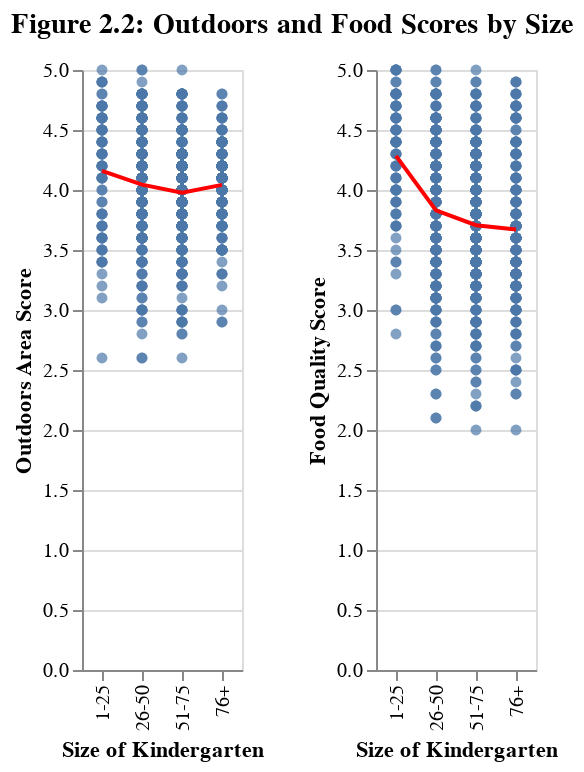

Notebook cell for this chart:
### Code cell
import altair as alt
import pandas as pd

# Assuming df is your DataFrame

# Calculate mean for each size
mean_outdoors_size = df.groupby('Size')['Outdoors_score'].mean().reset_index()
mean_food_size = df.groupby('Size')['Food_score'].mean().reset_index()

# Sort by size to ensure the line goes through the sizes in the correct order
mean_outdoors_size = mean_outdoors_size.sort_values('Size')
mean_food_size = mean_food_size.sort_values('Size')

# Outdoors chart with mean line across sizes
outdoors_size = alt.Chart(df).mark_circle().encode(
    x = alt.X("Size", title="Size of Kindergarten"),
    y = alt.Y("Outdoors_score", title='Outdoors Area Score')
).properties(
    #title='Outdoors Area Score by Size of Kindergarten'
) + alt.Chart(mean_outdoors_size).mark_line(color='red').encode(
    x='Size',
    y='Outdoors_score'
)

# Food chart with mean line across sizes
food_size = alt.Chart(df).mark_circle().encode(
    x = alt.X("Size", title="Size of Kindergarten"),
    y = alt.Y("Food_score", title='Food Quality Score')
).properties(
    #title='Food Quality Score by Size of Kindergarten'
) + alt.Chart(mean_food_size).mark_line(color='red').encode(
    x='Size',
    y='Food_score'
)

# Combine the charts with an overall title
size = alt.hconcat(outdoors_size, food_size).properties(
    title=alt.TitleParams(
        text='Figure 2.2: Outdoors and Food Scores by Size',
        anchor='start',
        fontSize=14,
        offset=10
    )
)

# Combine the charts
#size = outdoors_size | food_size

# Save the chart if needed
# chart.save('charts/chart_1.png')

size

### Figure 1 — Vega-Lite specification as saved in the notebook (floating-point values rounded to 4 significant figures; data arrays with more than 128 entries replaced by an {"elided": "..."} marker saying what was removed)
{"config": {"view": {"continuousWidth": 300, "continuousHeight": 300}}, "hconcat": [{"layer": [{"data": {"name": "data-6b7202e6e7e8b0ce1d46cb3207083d53"}, "mark": {"type": "circle"}, "encoding": {"x": {"field": "Size", "title": "Size of Kindergarten", "type": "nominal"}, "y": {"field": "Outdoors_score", "title": "Outdoors Area Score", "type": "quantitative"}}}, {"data": {"name": "data-8bf723352d951ded26ea0f34e16b7c22"}, "mark": {"type": "line", "color": "red"}, "encoding": {"x": {"field": "Size", "type": "nominal"}, "y": {"field": "Outdoors_score", "type": "quantitative"}}}]}, {"layer": [{"data": {"name": "data-6b7202e6e7e8b0ce1d46cb3207083d53"}, "mark": {"type": "circle"}, "encoding": {"x": {"field": "Size", "title": "Size of Kindergarten", "type": "nominal"}, "y": {"field": "Food_score", "title": "Food Quality Score", "type": "quantitative"}}}, {"data": {"name": "data-3a4fc1bbe6e7bc5f06373fc43862eb43"}, "mark": {"type": "line", "color": "red"}, "encoding": {"x": {"field": "Size", "type": "nominal"}, "y": {"field": "Food_score", "type": "quantitative"}}}]}], "title": {"text": "Figure 2.2: Outdoors and Food Scores by Size", "anchor": "start", "fontSize": 14, "offset": 10}, "$schema": "https://vega.github.io/schema/vega-lite/v5.17.0.json", "datasets": {"data-6b7202e6e7e8b0ce1d46cb3207083d53": {"elided": "844 records"}, "data-8bf723352d951ded26ea0f34e16b7c22": [{"Size": "1-25", "Outdoors_score": 4.159}, {"Size": "26-50", "Outdoors_score": 4.045}, {"Size": "51-75", "Outdoors_score": 3.978}, {"Size": "76+", "Outdoors_score": 4.043}], "data-3a4fc1bbe6e7bc5f06373fc43862eb43": [{"Size": "1-25", "Food_score": 4.284}, {"Size": "26-50", "Food_score": 3.83}, {"Size": "51-75", "Food_score": 3.707}, {"Size": "76+", "Food_score": 3.67}]}}
